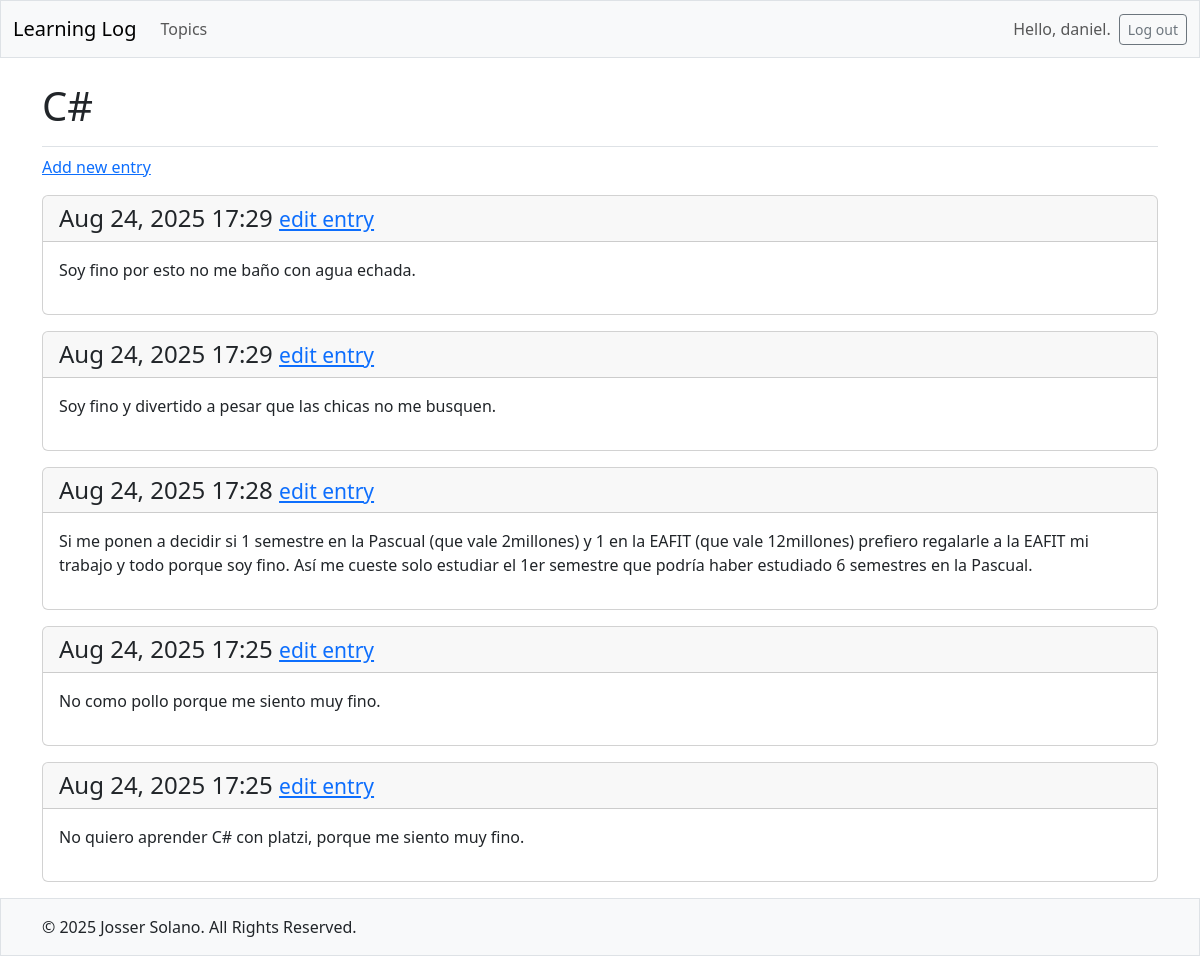
Page /topics/6/ (signed in) on the committed database.
### learning_logs/models.py (models this page shows, shortened)
class Topic(models.Model):
    text = models.CharField(max_length=200)
    date_added = models.DateTimeField(auto_now_add=True)
    owner = models.ForeignKey(User, on_delete=models.CASCADE)

class Entry(models.Model):
    topic = models.ForeignKey(Topic, on_delete=models.CASCADE)
    text = models.TextField()
    date_added = models.DateTimeField(auto_now_add=True)
    class Meta:
        verbose_name_plural = 'entries'

### learning_logs/views.py (the view)
# urls.py: path('topics/<int:topic_id>/', views.topic, name='topic'),
@login_required
def topic(request, topic_id):
    topic = Topic.objects.get(id=topic_id)
    if topic.owner != request.user:
        raise Http404
    entries = topic.entry_set.order_by('-date_added')
    context = {'topic': topic, 'entries': entries}
    return render(request, 'learning_logs/topic.html', context)

### learning_logs/templates/learning_logs/topic.html
{% extends 'learning_logs/base.html' %}
{% block page_header %}
  <h1>{{ topic.text }}</h1>
{% endblock page_header %}
{% block content %}
  <p>
    <a href="{% url 'learning_logs:new_entry' topic.id %}">Add new entry</a>
  </p>
  {% for entry in entries %}
    <div class="card mb-3">
      <h4 class="card-header">
        {{ entry.date_added|date:'M d, Y H:i' }}
        <small><a href="{% url 'learning_logs:edit_entry' entry.id %}">
          edit entry</a></small>
      </h4>
      <div class="card-body">{{ entry.text|linebreaks }}</div>
    </div>
  {% empty %}
    <p>There are no entries for this topic yet.</p>
  {% endfor %}
{% endblock content %}

### learning_logs/templates/learning_logs/base.html (shortened to what this page needs)
<!doctype html>
<html lang="en">
<head>
  {% load django_bootstrap5 %}
  {% bootstrap_css %}
</head>
<body class="d-flex flex-column min-vh-100">
  <nav class="navbar navbar-expand-md navbar-light bg-light mb-4 border">
    <div class="container-fluid">
      <a class="navbar-brand" href="{% url 'learning_logs:index' %}">
          Learning Log</a>
      <div class="collapse navbar-collapse" id="navbarCollapse">
        <ul class="navbar-nav me-auto mb-2 mb-md-0">
          <li class="nav-item">
            <a class="nav-link" href="{% url 'learning_logs:topics' %}">
              Topics</a></li>
        </ul>
        <ul class="navbar-nav ms-auto mb-2 mb-md-0">
          {% if user.is_authenticated %}
            <li class="nav-item">
              <span class="navbar-text me-2">Hello, {{ user.username }}.
                </span></li>
          {% endif %}
        </ul>
        {% if user.is_authenticated %}
          <form action="{% url 'accounts:logout' %}" method='post'>
            <button name='submit' class='btn btn-outline-secondary btn-sm'>
              Log out</button>
          </form>
        {% endif %}
      </div>
    </div>
  </nav>
  <main class="container flex-grow-1">
    <div class="pb-2 mb-2 border-bottom">
      {% block page_header %}{% endblock page_header %}
    </div>
    <div>
      {% block content %}{% endblock content %}
    </div>
  </main>
</body>
<footer class="footer mt-auto py-3 bg-light border">
  <div class="container">
    <span>© 2025 Josser Solano. All Rights Reserved.</span>
  </div>
</footer>
</html>

### rows in the picture
Topic: text "C#"
Entry: date_added "Aug 24, 2025 17:29", text "Soy fino por esto no me baño con agua echada."
Entry: date_added "Aug 24, 2025 17:29", text "Soy fino y divertido a pesar que las chicas no me busquen."
Entry: date_added "Aug 24, 2025 17:28", text "Si me ponen a decidir si 1 semestre en la Pascual (que vale 2millones) y 1 en la EAFIT (que vale 12millones) prefiero regalarle a la EAFIT mi trabajo y todo porque soy fino. Así me cueste solo estudiar el 1er semestre que podría haber estudiado 6 semestres en la Pascual."
Entry: date_added "Aug 24, 2025 17:25", text "No como pollo porque me siento muy fino."
Entry: date_added "Aug 24, 2025 17:25", text "No quiero aprender C# con platzi, porque me siento muy fino."

### other values in the picture
{{ user.username }} "daniel"
